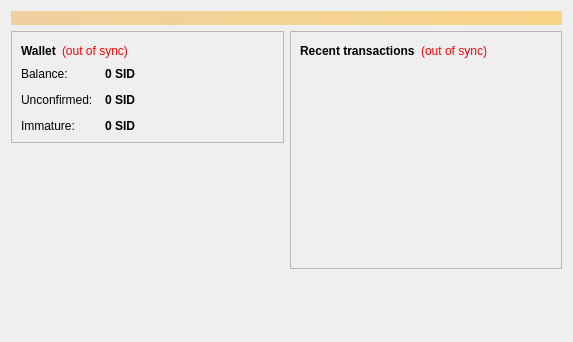
<?xml version="1.0" encoding="UTF-8"?>
<ui version="4.0">
 <class>OverviewPage</class>
 <widget class="QWidget" name="OverviewPage">
  <property name="geometry">
   <rect>
    <x>0</x>
    <y>0</y>
    <width>573</width>
    <height>342</height>
   </rect>
  </property>
  <property name="windowTitle">
   <string>Form</string>
  </property>
  <layout class="QVBoxLayout" name="topLayout">
   <item>
    <widget class="QLabel" name="labelAlerts">
     <property name="visible">
      <bool>false</bool>
     </property>
     <property name="styleSheet">
      <string notr="true">background-color: qlineargradient(x1: 0, y1: 0, x2: 1, y2: 0, stop:0 #F0D0A0, stop:1 #F8D488); color:#000000;</string>
     </property>
     <property name="wordWrap">
      <bool>true</bool>
     </property>
     <property name="margin">
      <number>3</number>
     </property>
    </widget>
   </item>
   <item>
    <layout class="QHBoxLayout" name="horizontalLayout" stretch="1,1">
     <item>
      <layout class="QVBoxLayout" name="verticalLayout_2">
       <item>
        <widget class="QFrame" name="frame">
         <property name="frameShape">
          <enum>QFrame::StyledPanel</enum>
         </property>
         <property name="frameShadow">
          <enum>QFrame::Raised</enum>
         </property>
         <layout class="QVBoxLayout" name="verticalLayout_4">
          <item>
           <layout class="QHBoxLayout" name="horizontalLayout_4">
            <item>
             <widget class="QLabel" name="label_5">
              <property name="font">
               <font>
                <weight>75</weight>
                <bold>true</bold>
               </font>
              </property>
              <property name="text">
               <string>Wallet</string>
              </property>
             </widget>
            </item>
            <item>
             <widget class="QLabel" name="labelWalletStatus">
              <property name="toolTip">
               <string>The displayed information may be out of date. Your wallet automatically synchronizes with the SidCoin network after a connection is established, but this process has not completed yet.</string>
              </property>
              <property name="styleSheet">
               <string notr="true">QLabel { color: red; }</string>
              </property>
              <property name="text">
               <string notr="true">(out of sync)</string>
              </property>
              <property name="alignment">
               <set>Qt::AlignLeading|Qt::AlignLeft|Qt::AlignVCenter</set>
              </property>
             </widget>
            </item>
            <item>
             <spacer name="horizontalSpacer_2">
              <property name="orientation">
               <enum>Qt::Horizontal</enum>
              </property>
              <property name="sizeHint" stdset="0">
               <size>
                <width>40</width>
                <height>20</height>
               </size>
              </property>
             </spacer>
            </item>
           </layout>
          </item>
          <item>
           <layout class="QFormLayout" name="formLayout_2">
            <property name="fieldGrowthPolicy">
             <enum>QFormLayout::AllNonFixedFieldsGrow</enum>
            </property>
            <property name="horizontalSpacing">
             <number>12</number>
            </property>
            <property name="verticalSpacing">
             <number>12</number>
            </property>
            <item row="0" column="0">
             <widget class="QLabel" name="label">
              <property name="text">
               <string>Balance:</string>
              </property>
             </widget>
            </item>
            <item row="0" column="1">
             <widget class="QLabel" name="labelBalance">
              <property name="font">
               <font>
                <weight>75</weight>
                <bold>true</bold>
               </font>
              </property>
              <property name="cursor">
               <cursorShape>IBeamCursor</cursorShape>
              </property>
              <property name="toolTip">
               <string>Your current balance</string>
              </property>
              <property name="text">
               <string notr="true">0 SID</string>
              </property>
              <property name="textInteractionFlags">
               <set>Qt::LinksAccessibleByMouse|Qt::TextSelectableByKeyboard|Qt::TextSelectableByMouse</set>
              </property>
             </widget>
            </item>
            <item row="1" column="0">
             <widget class="QLabel" name="label_3">
              <property name="text">
               <string>Unconfirmed:</string>
              </property>
             </widget>
            </item>
            <item row="1" column="1">
             <widget class="QLabel" name="labelUnconfirmed">
              <property name="font">
               <font>
                <weight>75</weight>
                <bold>true</bold>
               </font>
              </property>
              <property name="cursor">
               <cursorShape>IBeamCursor</cursorShape>
              </property>
              <property name="toolTip">
               <string>Total of transactions that have yet to be confirmed, and do not yet count toward the current balance</string>
              </property>
              <property name="text">
               <string notr="true">0 SID</string>
              </property>
              <property name="textInteractionFlags">
               <set>Qt::LinksAccessibleByMouse|Qt::TextSelectableByKeyboard|Qt::TextSelectableByMouse</set>
              </property>
             </widget>
            </item>
            <item row="2" column="0">
             <widget class="QLabel" name="labelImmatureText">
              <property name="text">
               <string>Immature:</string>
              </property>
             </widget>
            </item>
            <item row="2" column="1">
             <widget class="QLabel" name="labelImmature">
              <property name="font">
               <font>
                <weight>75</weight>
                <bold>true</bold>
               </font>
              </property>
              <property name="toolTip">
               <string>Mined balance that has not yet matured</string>
              </property>
              <property name="text">
               <string notr="true">0 SID</string>
              </property>
              <property name="textInteractionFlags">
               <set>Qt::LinksAccessibleByMouse|Qt::TextSelectableByKeyboard|Qt::TextSelectableByMouse</set>
              </property>
             </widget>
            </item>
           </layout>
          </item>
         </layout>
        </widget>
       </item>
       <item>
        <spacer name="verticalSpacer">
         <property name="orientation">
          <enum>Qt::Vertical</enum>
         </property>
         <property name="sizeHint" stdset="0">
          <size>
           <width>20</width>
           <height>40</height>
          </size>
         </property>
        </spacer>
       </item>
      </layout>
     </item>
     <item>
      <layout class="QVBoxLayout" name="verticalLayout_3">
       <item>
        <widget class="QFrame" name="frame_2">
         <property name="frameShape">
          <enum>QFrame::StyledPanel</enum>
         </property>
         <property name="frameShadow">
          <enum>QFrame::Raised</enum>
         </property>
         <layout class="QVBoxLayout" name="verticalLayout">
          <item>
           <layout class="QHBoxLayout" name="horizontalLayout_2">
            <item>
             <widget class="QLabel" name="label_4">
              <property name="text">
               <string>&lt;b&gt;Recent transactions&lt;/b&gt;</string>
              </property>
             </widget>
            </item>
            <item>
             <widget class="QLabel" name="labelTransactionsStatus">
              <property name="toolTip">
               <string>The displayed information may be out of date. Your wallet automatically synchronizes with the SidCoin network after a connection is established, but this process has not completed yet.</string>
              </property>
              <property name="styleSheet">
               <string notr="true">QLabel { color: red; }</string>
              </property>
              <property name="text">
               <string notr="true">(out of sync)</string>
              </property>
              <property name="alignment">
               <set>Qt::AlignRight|Qt::AlignTrailing|Qt::AlignVCenter</set>
              </property>
             </widget>
            </item>
            <item>
             <spacer name="horizontalSpacer">
              <property name="orientation">
               <enum>Qt::Horizontal</enum>
              </property>
              <property name="sizeHint" stdset="0">
               <size>
                <width>40</width>
                <height>20</height>
               </size>
              </property>
             </spacer>
            </item>
           </layout>
          </item>
          <item>
           <widget class="QListView" name="listTransactions">
            <property name="styleSheet">
             <string notr="true">QListView { background: transparent; }</string>
            </property>
            <property name="frameShape">
             <enum>QFrame::NoFrame</enum>
            </property>
            <property name="verticalScrollBarPolicy">
             <enum>Qt::ScrollBarAlwaysOff</enum>
            </property>
            <property name="horizontalScrollBarPolicy">
             <enum>Qt::ScrollBarAlwaysOff</enum>
            </property>
            <property name="selectionMode">
             <enum>QAbstractItemView::NoSelection</enum>
            </property>
           </widget>
          </item>
         </layout>
        </widget>
       </item>
       <item>
        <spacer name="verticalSpacer_2">
         <property name="orientation">
          <enum>Qt::Vertical</enum>
         </property>
         <property name="sizeHint" stdset="0">
          <size>
           <width>20</width>
           <height>40</height>
          </size>
         </property>
        </spacer>
       </item>
      </layout>
     </item>
    </layout>
   </item>
  </layout>
 </widget>
 <resources/>
 <connections/>
</ui>
